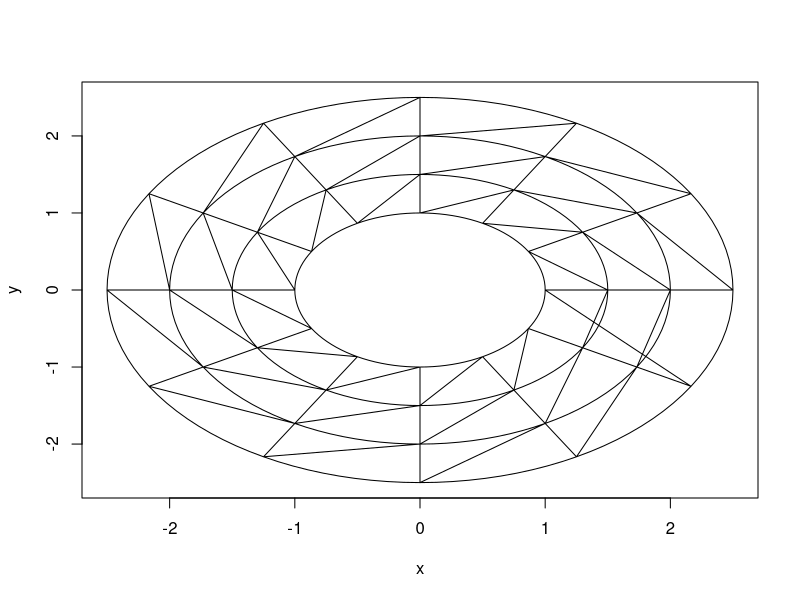

Recreate this plot in R.

# Function: build_block
# Input: Parameters for radial heatmap block, min and max are the angles
# Returns: The x,y coordinates for an individual block for a radial heatmap as a data.frame

build_block <- function(min,max,increment,inner_radius,outer_radius){
  
  # Imagine a rectangle curved to fit into a circle
  # This section curves the top and bottom lines of rectangle to form a radial
  
  # Initialise two lists
  x <- c()
  y <- c()
  
  # Curve bottom line of a rectangle
  for(i in seq(min, max, increment)){
    x1 <- inner_radius * sin(2*pi*((90 - i)/360))
    y1 <- inner_radius * cos(2*pi*((90 - i)/360))
    x <- c(x,x1)
    y <- c(y,y1)
  }
  
  # Curve top line of a rectangle
  for(j in seq(max, min, -increment)){
    x2 <- outer_radius * sin(2*pi*((90 - j)/360))
    y2 <- outer_radius * cos(2*pi*((90 - j)/360))
    x <- c(x,x2)
    y <- c(y,y2)
  }
  
  # Create geometry path to draw block
  path <- 1:length(x)
  
  # Create data.frame of x,y coordinates
  df <- data.frame(
    x = x,
    y = y,
    path = path,
    stringsAsFactors = F)
  
  # Output data.frame
  return(df)
}

# Function: build_radial_amp
# Depends on: build_block
# Input: Parameters for number of rings, segments, and dimensions
# Returns: Data.frame of all radial heatmap blocks, with x,y coordinates

build_radial_map <- function(n_rings,n_segments,radius_start,radius_increase){
  
  # Initialise two lists
  inner_radius <- c()
  outer_radius <- c()
  
  # Create two list of data points for radius of the upper and lower rings
  for(r in 1:n_rings){
    inner_radius <- c(inner_radius,rep(radius_start + (radius_increase*(r-1)),n_segments))
    outer_radius <- c(outer_radius,rep(radius_start + (radius_increase*(r)),n_segments))
  }
  
  # Create lists upper and lower rectangle dimensions, 
  # with additional datapoints to help a smooth image when converting to radial
  min <- rep(0:(n_segments-1) *(360/n_segments),n_rings)
  max <- rep(1:n_segments *(360/n_segments),n_rings)
  increment <- rep(360/(n_segments*10),n_segments * n_rings)
  
  # Add all lists to a data.frame
  levels_df <- data.frame(
    min = min,
    max = max,
    increment = increment,
    inner_radius = inner_radius,
    outer_radius = outer_radius,
    stringsAsFactors = F)
  
  # Calculate the number of iterations 
  n <- nrow(levels_df)
  
  # Initialise list to store output of loop
  radial_heatmap_list = vector("list", length = n)
  
  # Loop over levels_df data.frame with build_block function
  for(a in 1:n){
    
    # Convert rectangles to radial blocks
    df <- build_block(
      levels_df$min[a],
      levels_df$max[a],
      levels_df$increment[a],
      levels_df$inner_radius[a],
      levels_df$outer_radius[a])
    
    # Add dimensions for joining
    df$block_id <- a
    df$ring <- floor((a-1) / n_segments) +1 
    df$segment <- ifelse(a %% n_segments == 0,n_segments,a %% n_segments)
    
    # Add loop result to list of data.frames
    radial_heatmap_list[[a]] <- df
  }
  
  # Combine all data.frames in list together
  radial_heatmap_df <- do.call(rbind, radial_heatmap_list)
  
  # Output the radial heatmap coordinates
  return(radial_heatmap_df)
}

# Create a radial with some parameters
radial_heatmap_df <- build_radial_map(
                          n_rings = 3,
                          n_segments = 12,
                          radius_start = 1,
                          radius_increase = 0.5)

# create a plot of the output radial heatmap
plot(radial_heatmap_df$x,radial_heatmap_df$y,type="n",xlab ='x', ylab = 'y')
polygon(radial_heatmap_df$x,radial_heatmap_df$y)

# write output data to csv
write.csv(radial_heatmap_df,"radial_heatmap.csv",row.names = F)


